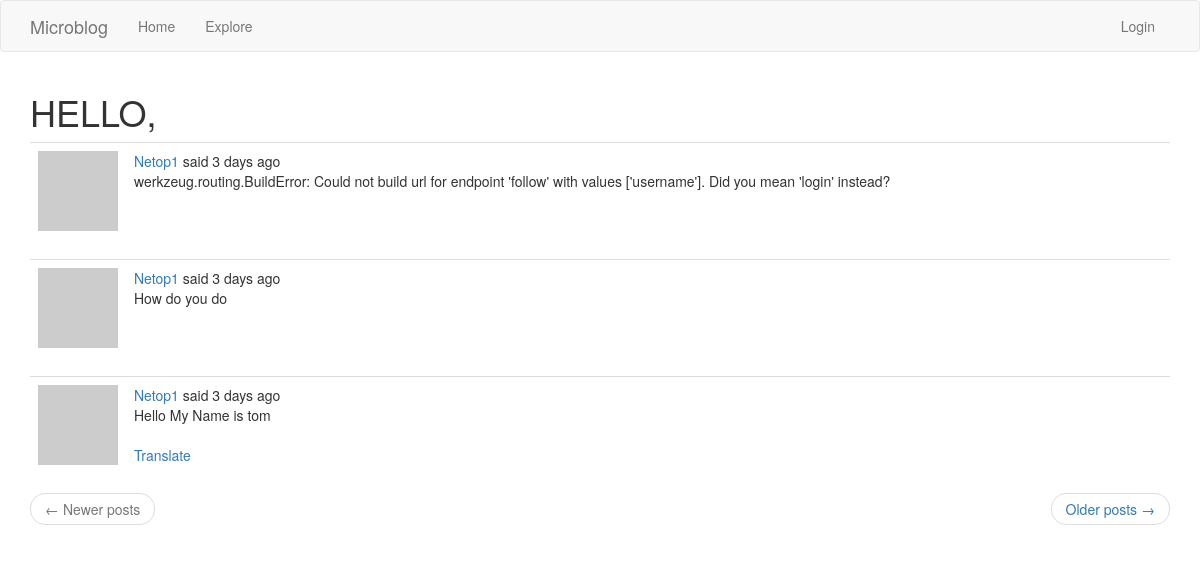
Before: /explore with the older database file.
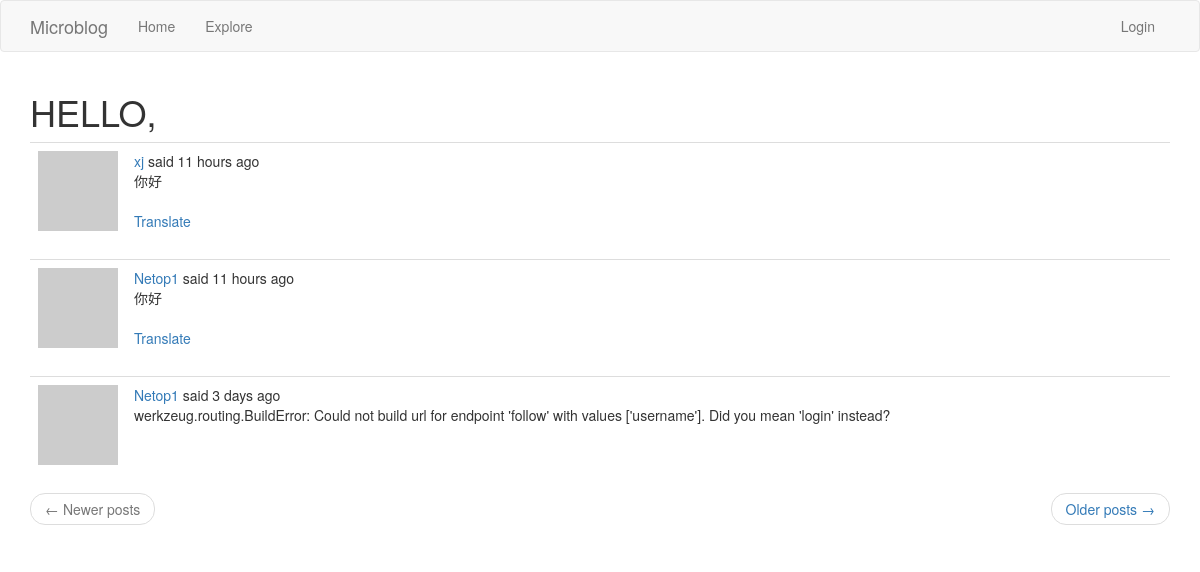
After: the same page with the newer database file.
### app/models.py (models this page shows, shortened)
class Post(db.Model):
    id = db.Column(db.Integer, primary_key=True)
    body = db.Column(db.String(140))
    timestamp = db.Column(db.DateTime, index=True, default=datetime.utcnow)
    user_id = db.Column(db.Integer, db.ForeignKey('user.id'))
    language = db.Column(db.String(5))

### app/main/routes.py (the view)
@bp.route('/explore')
def explore():
    page = request.args.get('page', 1, type=int)
    posts = Post.query.order_by(Post.timestamp.desc()).paginate(page, current_app.config['POSTS_PER_PAGE'], False)
    next_url = url_for('main.explore', page=posts.next_num) if posts.has_next else None
    prev_url = url_for('main.explore', page=posts.prev_num) if posts.has_prev else None
    return render_template('index.html', title='Explore', posts=posts.items, next_url=next_url, prev_url=prev_url)

### app/main/routes.py (called while the page is built)
@bp.before_app_request
def before_request():
    if current_user.is_authenticated:
        current_user.last_seen = datetime.utcnow()
        db.session.commit()
    g.locale = 'zh' if str(get_locale()).startswith('zh') else str(get_locale())

### app/models.py (called while the page is built)
    def avatar(self, size):
        digest = md5(self.email.lower().encode('utf-8')).hexdigest()
        return f'http://www.gravatar.com/avatar/{digest}?d=identicon&s={size}'

### app/templates/index.html (shortened to what this page needs)
{% extends "base.html" %}
{% import 'bootstrap/wtf.html' as wtf %}
{% block app_content %}
    <h1>{{ _('HELLO, %(username)s', username=current_user.username) }}</h1>
    {% for post in posts %}
        {% include '_post.html' %}
    {% endfor %}
    <nav aria-label="...">
        <ul class="pager">
            <li class="previous{% if not prev_url %} disabled{% endif %}">
                <a href="{{ prev_url or '#' }}">
                    <span aria-hidden="true">&larr;</span> Newer posts
                </a>
            </li>
            <li class="next{% if not next_url %} disabled{% endif %}">
                <a href="{{ next_url or '#' }}">
                    Older posts <span aria-hidden="true">&rarr;</span>
                </a>
            </li>
        </ul>
    </nav>
{% endblock %}

### app/templates/_post.html (shortened to what this page needs)
<table class="table table-hover">
    <tr>
        <td width="70px">
            <a href="{{ url_for('main.user', username=post.author.username) }}">
                <img src="{{ post.author.avatar(70) }}" />
            </a>
        </td>
        <td>
            {{ _('%(username)s said %(when)s', username=user_link, when=moment(post.timestamp).fromNow()) }}
            <br>
            <span id="post{{ post.id }}">{{ post.body }}</span>
            {% if post.language and post.language != g.locale %}
                <br><br>
                <span id="translation{{ post.id }}">
                    <a href="javascript:translate('#post{{ post.id }}', '#translation{{ post.id }}', '{{ post.language }}', '{{ g.locale }}');">{{ _('Translate') }}</a>
                </span>
            {% endif %}
        </td>
    </tr>
</table>

Changed rows visible on the page:
no longer on this page (row unchanged): Post: body "How do you do"
no longer on this page (row unchanged): Post: body "Hello My Name is tom"
added Post: body "你好"
added Post: body "你好"
